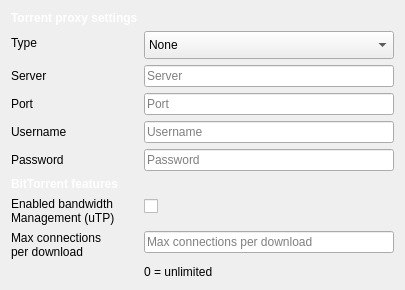
                <widget class="QWidget" name="settings_connection_tab">
                 <layout class="QFormLayout" name="formLayout">
                  <property name="fieldGrowthPolicy">
                   <enum>QFormLayout::ExpandingFieldsGrow</enum>
                  </property>
                  <property name="labelAlignment">
                   <set>Qt::AlignLeading|Qt::AlignLeft|Qt::AlignTop</set>
                  </property>
                  <property name="formAlignment">
                   <set>Qt::AlignLeading|Qt::AlignLeft|Qt::AlignTop</set>
                  </property>
                  <item row="2" column="0">
                   <widget class="QLabel" name="label_4">
                    <property name="styleSheet">
                     <string notr="true">font-weight: bold;
color: white;</string>
                    </property>
                    <property name="text">
                     <string>Torrent proxy settings</string>
                    </property>
                   </widget>
                  </item>
                  <item row="3" column="0">
                   <widget class="QLabel" name="label_11">
                    <property name="styleSheet">
                     <string notr="true"/>
                    </property>
                    <property name="text">
                     <string>Type</string>
                    </property>
                   </widget>
                  </item>
                  <item row="3" column="1">
                   <widget class="QComboBox" name="lt_proxy_type_combobox">
                    <property name="minimumSize">
                     <size>
                      <width>250</width>
                      <height>28</height>
                     </size>
                    </property>
                    <property name="maximumSize">
                     <size>
                      <width>250</width>
                      <height>28</height>
                     </size>
                    </property>
                    <item>
                     <property name="text">
                      <string>None</string>
                     </property>
                    </item>
                    <item>
                     <property name="text">
                      <string>Socks4</string>
                     </property>
                    </item>
                    <item>
                     <property name="text">
                      <string>Socks5</string>
                     </property>
                    </item>
                    <item>
                     <property name="text">
                      <string>Socks5 with authentication</string>
                     </property>
                    </item>
                    <item>
                     <property name="text">
                      <string>HTTP</string>
                     </property>
                    </item>
                    <item>
                     <property name="text">
                      <string>HTTP with authentication</string>
                     </property>
                    </item>
                   </widget>
                  </item>
                  <item row="4" column="0">
                   <widget class="QLabel" name="label_5">
                    <property name="styleSheet">
                     <string notr="true"/>
                    </property>
                    <property name="text">
                     <string>Server</string>
                    </property>
                   </widget>
                  </item>
                  <item row="4" column="1">
                   <widget class="QLineEdit" name="lt_proxy_server_input">
                    <property name="sizePolicy">
                     <sizepolicy hsizetype="Fixed" vsizetype="Fixed">
                      <horstretch>0</horstretch>
                      <verstretch>0</verstretch>
                     </sizepolicy>
                    </property>
                    <property name="minimumSize">
                     <size>
                      <width>250</width>
                      <height>0</height>
                     </size>
                    </property>
                    <property name="maximumSize">
                     <size>
                      <width>250</width>
                      <height>16777215</height>
                     </size>
                    </property>
                    <property name="styleSheet">
                     <string notr="true"/>
                    </property>
                    <property name="placeholderText">
                     <string>Server</string>
                    </property>
                   </widget>
                  </item>
                  <item row="5" column="0">
                   <widget class="QLabel" name="label_12">
                    <property name="styleSheet">
                     <string notr="true"/>
                    </property>
                    <property name="text">
                     <string>Port</string>
                    </property>
                   </widget>
                  </item>
                  <item row="5" column="1">
                   <widget class="QLineEdit" name="lt_proxy_port_input">
                    <property name="minimumSize">
                     <size>
                      <width>250</width>
                      <height>0</height>
                     </size>
                    </property>
                    <property name="maximumSize">
                     <size>
                      <width>250</width>
                      <height>16777215</height>
                     </size>
                    </property>
                    <property name="styleSheet">
                     <string notr="true"/>
                    </property>
                    <property name="placeholderText">
                     <string>Port</string>
                    </property>
                   </widget>
                  </item>
                  <item row="6" column="0">
                   <widget class="QLabel" name="label_13">
                    <property name="styleSheet">
                     <string notr="true"/>
                    </property>
                    <property name="text">
                     <string>Username</string>
                    </property>
                   </widget>
                  </item>
                  <item row="6" column="1">
                   <widget class="QLineEdit" name="lt_proxy_username_input">
                    <property name="minimumSize">
                     <size>
                      <width>250</width>
                      <height>0</height>
                     </size>
                    </property>
                    <property name="maximumSize">
                     <size>
                      <width>250</width>
                      <height>16777215</height>
                     </size>
                    </property>
                    <property name="styleSheet">
                     <string notr="true"/>
                    </property>
                    <property name="placeholderText">
                     <string>Username</string>
                    </property>
                   </widget>
                  </item>
                  <item row="7" column="0">
                   <widget class="QLabel" name="label_14">
                    <property name="styleSheet">
                     <string notr="true"/>
                    </property>
                    <property name="text">
                     <string>Password</string>
                    </property>
                   </widget>
                  </item>
                  <item row="7" column="1">
                   <widget class="QLineEdit" name="lt_proxy_password_input">
                    <property name="minimumSize">
                     <size>
                      <width>250</width>
                      <height>0</height>
                     </size>
                    </property>
                    <property name="maximumSize">
                     <size>
                      <width>250</width>
                      <height>16777215</height>
                     </size>
                    </property>
                    <property name="styleSheet">
                     <string notr="true"/>
                    </property>
                    <property name="echoMode">
                     <enum>QLineEdit::Password</enum>
                    </property>
                    <property name="placeholderText">
                     <string>Password</string>
                    </property>
                   </widget>
                  </item>
                  <item row="8" column="0">
                   <widget class="QLabel" name="label_15">
                    <property name="styleSheet">
                     <string notr="true">font-weight: bold;
color: white;</string>
                    </property>
                    <property name="text">
                     <string>BitTorrent features</string>
                    </property>
                   </widget>
                  </item>
                  <item row="9" column="0">
                   <widget class="QLabel" name="label_6">
                    <property name="styleSheet">
                     <string notr="true"/>
                    </property>
                    <property name="text">
                     <string>Enabled bandwidth
Management (uTP)</string>
                    </property>
                   </widget>
                  </item>
                  <item row="9" column="1">
                   <widget class="QCheckBox" name="lt_utp_checkbox">
                    <property name="styleSheet">
                     <string notr="true">margin-top: 2px;</string>
                    </property>
                    <property name="text">
                     <string/>
                    </property>
                   </widget>
                  </item>
                  <item row="10" column="0">
                   <widget class="QLabel" name="label_41">
                    <property name="text">
                     <string>Max connections
per download</string>
                    </property>
                   </widget>
                  </item>
                  <item row="10" column="1">
                   <widget class="QLineEdit" name="max_connections_download_input">
                    <property name="sizePolicy">
                     <sizepolicy hsizetype="Fixed" vsizetype="Fixed">
                      <horstretch>0</horstretch>
                      <verstretch>0</verstretch>
                     </sizepolicy>
                    </property>
                    <property name="minimumSize">
                     <size>
                      <width>250</width>
                      <height>0</height>
                     </size>
                    </property>
                    <property name="maximumSize">
                     <size>
                      <width>250</width>
                      <height>16777215</height>
                     </size>
                    </property>
                    <property name="placeholderText">
                     <string>Max connections per download</string>
                    </property>
                   </widget>
                  </item>
                  <item row="11" column="1">
                   <widget class="QLabel" name="label_43">
                    <property name="text">
                     <string>0 = unlimited</string>
                    </property>
                   </widget>
                  </item>
                 </layout>
                </widget>
